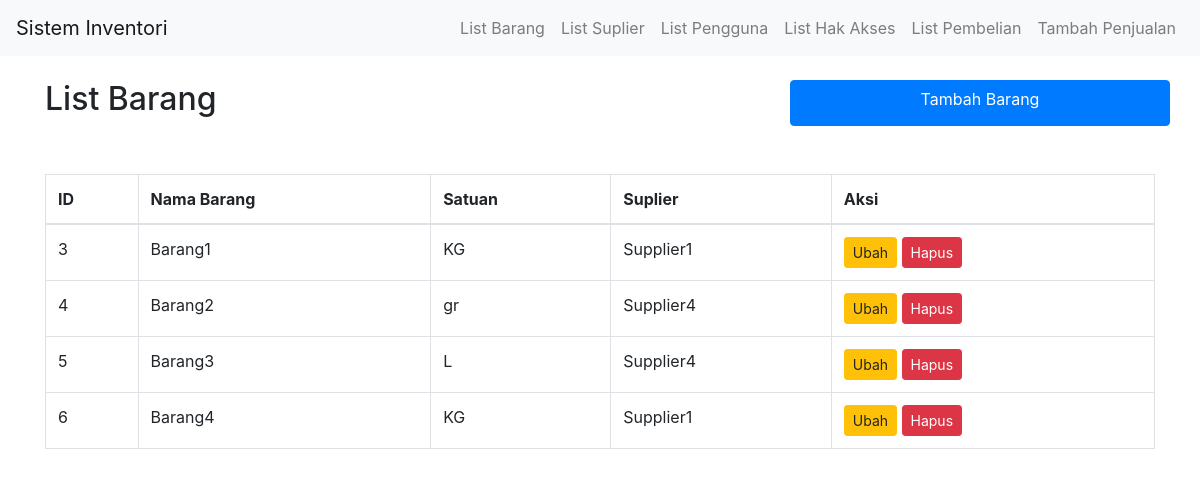
/list_barang.php, run on the app's committed database.
### tables this page shows
CREATE TABLE `barang` (
  `idbarang` int(11) NOT NULL,
  `namabarang` varchar(255) DEFAULT NULL,
  `satuan` varchar(50) DEFAULT NULL,
  `idsuplier` int(11) DEFAULT NULL,
  `idpengguna` int(11) DEFAULT NULL
);

CREATE TABLE `suplier` (
  `idsuplier` int(11) NOT NULL,
  `namasuplier` varchar(255) NOT NULL,
  `alamatsuplier` varchar(255) DEFAULT NULL,
  `idpengguna` int(11) DEFAULT NULL
);

### controller/BarangController.php (called while the page is built, shortened)
<?php
include_once 'class/Barang.php';
class BarangController
{
    private $barang;
    public function __construct($conn)
    {
        $this->barang = new Barang($conn);
    }
    public function ambilSemuaBarang()
    {
        return $this->barang->ambilSemuaBarang();
    }
}

### class/Barang.php (called while the page is built, shortened)
<?php
class Barang
{
    private $conn;
    public function __construct($conn)
    {
        $this->conn = $conn;
    }
    public function ambilSemuaBarang()
    {
        $sql = "SELECT barang.*, suplier.namasuplier FROM barang
                LEFT JOIN suplier ON barang.idsuplier = suplier.idsuplier";
        return $this->conn->query($sql);
    }
}

### list_barang.php (the view, shortened to what this page needs)
<?php
include 'controller/BarangController.php';
include 'koneksi.php';
$barangController = new BarangController($conn);
$barang = $barangController->ambilSemuaBarang();
?>
<!DOCTYPE html>
<html lang="en">
<head>
    <link rel="stylesheet" href="https://stackpath.bootstrapcdn.com/bootstrap/4.3.1/css/bootstrap.min.css">
</head>
<body>
    <nav class="navbar navbar-expand-lg navbar-light bg-light">
        <a class="navbar-brand" href="index.php">Sistem Inventori</a>
        <div class="collapse navbar-collapse" id="navbarNav">
            <ul class="navbar-nav ml-auto">
                <li class="nav-item">
                    <a class="nav-link" href="list_barang.php">List Barang</a>
                </li>
                <li class="nav-item">
                    <a class="nav-link" href="list_suplier.php">List Suplier</a>
                </li>
                <li class="nav-item">
                    <a class="nav-link" href="pengguna.php">List Pengguna</a>
                </li>
                <li class="nav-item">
                    <a class="nav-link" href="hakakses.php">List Hak Akses</a>
                </li>
                <li class="nav-item">
                    <a class="nav-link" href="list_pembelian.php">List Pembelian</a>
                </li>
                <li class="nav-item">
                    <a class="nav-link" href="tambah_penjualan.php">Tambah Penjualan</a>
                </li>
            </ul>
        </div>
    </nav>
    <div class="container mt-4">
        <div class="row mb-5">
            <h2 class="col">List Barang</h2>
            <a href="tambah_barang.php" class="btn btn-primary col-md-4" name="tambah">Tambah Barang</a>
        </div>
        <table class="table table-bordered">
            <thead>
                <tr>
                    <th>ID</th>
                    <th>Nama Barang</th>
                    <th>Satuan</th>
                    <th>Suplier</th>
                    <th>Aksi</th>
                </tr>
            </thead>
            <tbody>
                <?php
                while ($row = $barang->fetch_assoc()) {
                    echo "<tr>";
                    echo "<td>" . $row['idbarang'] . "</td>";
                    echo "<td>" . $row['namabarang'] . "</td>";
                    echo "<td>" . $row['satuan'] . "</td>";
                    echo "<td>" . $row['namasuplier'] . "</td>";
                    echo "<td>
                        <a href='update_barang.php?idbarang=" . $row['idbarang'] . "' class='btn btn-warning btn-sm'>Ubah</a>
                        <form method='post' action='" . htmlspecialchars($_SERVER["PHP_SELF"]) . "' style='display: inline-block;'>
                            <input type='hidden' name='idbarang' value='" . $row['idbarang'] . "'>
                            <button type='submit' class='btn btn-danger btn-sm' name='hapus' onclick=\"return confirm('Anda yakin ingin menghapus barang ini?');\">Hapus</button>
                        </form>
                      </td>";
                    echo "</tr>";
                }
                ?>
            </tbody>
        </table>
    </div>
</body>
</html>

### data on the page
barang: idbarang "3", namabarang "Barang1", satuan "KG", idsuplier.namasuplier "Supplier1"
barang: idbarang "4", namabarang "Barang2", satuan "gr", idsuplier.namasuplier "Supplier4"
barang: idbarang "5", namabarang "Barang3", satuan "L", idsuplier.namasuplier "Supplier4"
barang: idbarang "6", namabarang "Barang4", satuan "KG", idsuplier.namasuplier "Supplier1"
